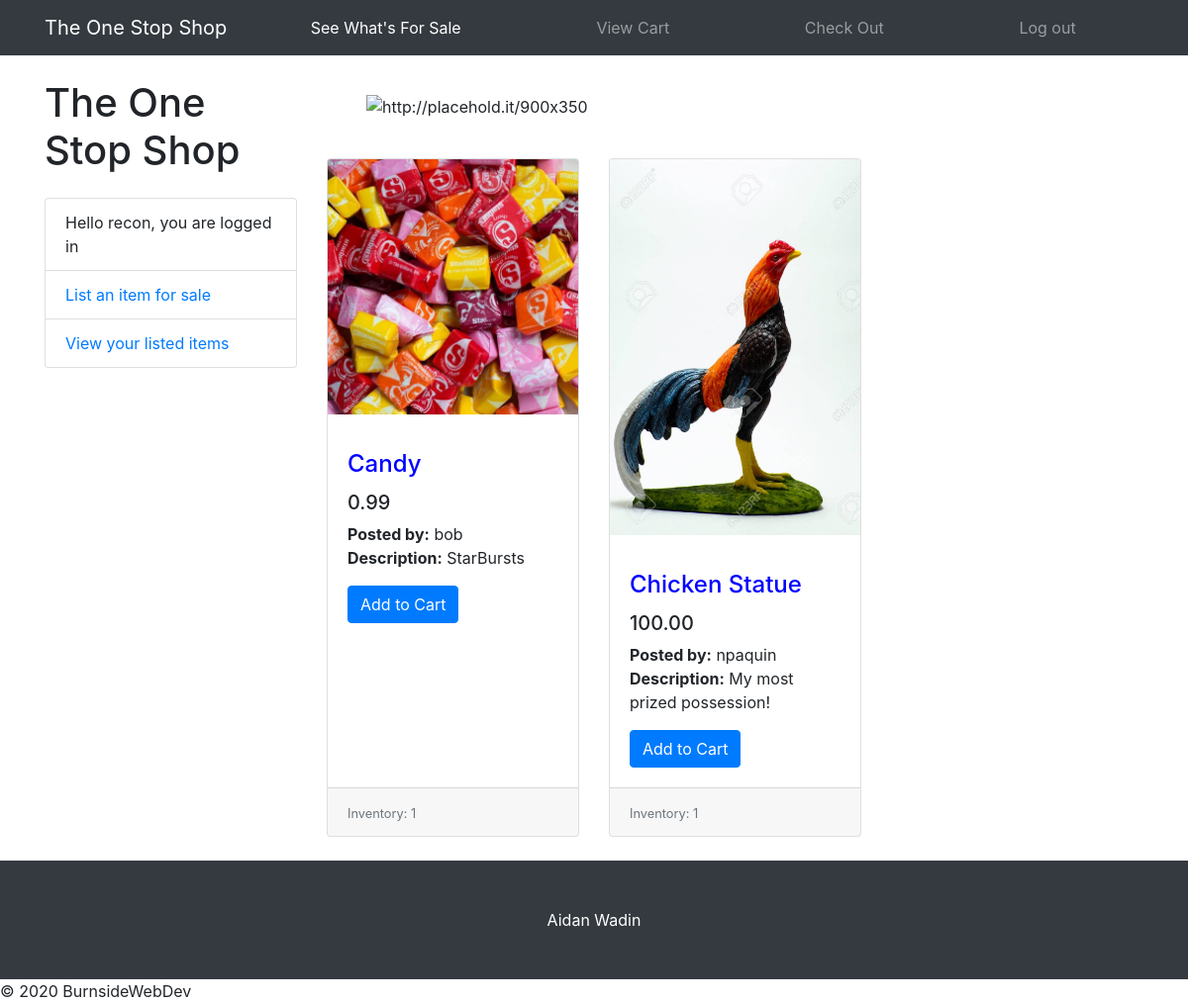
Screenshot of / (signed in) with the database file from the repository.
### item/models.py (models this page shows)
class Item(models.Model):
    owner = models.ForeignKey(User, on_delete=models.CASCADE)
    image = models.ImageField(upload_to='images/')
    itemname = models.CharField(max_length=100)
    descrip = models.CharField(max_length=1000)
    price = models.DecimalField(max_digits=10, decimal_places=2)
    inv_count = models.PositiveIntegerField()
    def get_add_to_cart_url(self):
        return reverse("add_to_cart", kwargs={'id': self.id})
    def get_remove_from_cart_url(self):
        return reverse("remove_from_cart", kwargs={'id': self.id})

### accounts/views.py (the view)
# urls.py: path('', views.index, name='index'),
def index(request):
   items1 = Item.objects.all()
   context = {'items': items1}
   if request.user.is_authenticated:
      if request.method == 'POST':
         form = OrderItemForm(request.POST)
         if form.is_valid():
            order_item = OrderItem.objects.create(form.cleaned_data['item'], form.cleaned_data['quantity'])
            return HttpResponseRedirect(reverse('index'))
      return render(request, 'index_l.html', context)
   return render(request, 'index.html', context)

### accounts/templates/index_l.html (shortened to what this page needs)
{% extends 'navbar_l.html' %}
{% block content %}
<html lang="en">
   <head>
      <link href="static/vendor/bootstrap/css/bootstrap.min.css" rel="stylesheet">
      <link href="static/css/shop-homepage.css" rel="stylesheet">
   </head>
   <body>
      <div class="container">
         <div class="row">
            <div class="col-lg-3">
               <h1 class="my-4">The One Stop Shop</h1>
               <div class="list-group">
                  <p class="list-group-item">Hello {{request.user.username}}, you are logged in</p>
                  <a href="{% url 'list_item' %}" class="list-group-item">List an item for sale</a>
                  <a href="{% url 'my_items' %}" class="list-group-item">View your listed items</a>
               </div>
            </div>
            <div class="col-lg-9">
               <div class="banner">
                  <img class="d-block img-fluid" src="https://d2td6mzj4f4e1e.cloudfront.net/wp-content/uploads/sites/9/2019/05/One-Stop-2019-620x330.jpg" alt="http://placehold.it/900x350">
               </div>
               <div class="row">
                  {% for item in items %}
                  {% if item.owner != request.user %}
                  <div class="col-lg-4 col-md-6 mb-4">
                     <div class="card h-100">
                        <p><img class="card-img-top" src= {{item.image.url}} alt=""></p>
                        <div class="card-body">
                           <h4 class="card-title">
                              <div class="itemname">{{ item.itemname }}</div>
                           </h4>
                           <h5>{{item.price}}</h5>
                           <p class="card-text"><b>Posted by:</b> {{item.owner}} <br> <b>Description:</b> {{item.descrip}} </p>
                           <button type="button" class="btn btn-primary" data-toggle="modal" data-target="#addtocart"> Add to Cart</button>
                        </div>
                        <div class="card-footer">
                           <small class="text-muted">Inventory: {{item.inv_count}} </small>
                        </div>
                     </div>
                  </div>
                  {% endif %}
                  {% endfor %}
               </div>
            </div>
         </div>
      </div>
      <footer class="py-5 bg-dark">
         <div class="container">
            <p class="m-0 text-center text-white">Aidan Wadin</p>
         </div>
      </footer>
   </body>
</html>
{% endblock %}

### accounts/static/css/shop-homepage.css (style rules this page uses)
body { padding-top: 56px; }
.banner { padding: 40px; }
.itemname { color: blue; }

### rows the page displays
Item: image (picture), itemname "Candy", price "0.99", owner "bob", descrip "StarBursts", inv_count "1"
Item: image (picture), itemname "Chicken Statue", price "100.00", owner "npaquin", descrip "My most prized possession!", inv_count "1"

### other values shown
{{ request.user.username }} "recon"
